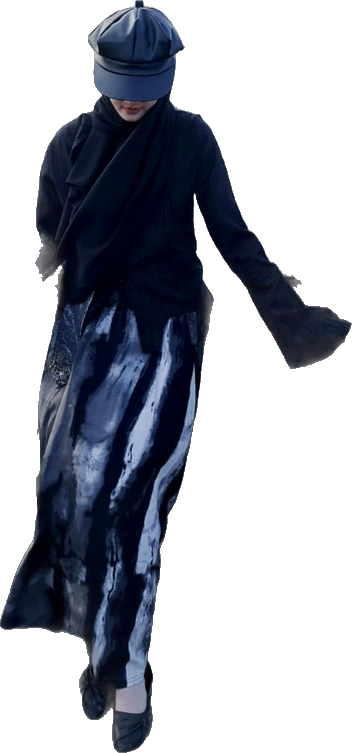
#> input picture cutouts/IMG-20260719-WA0034.png, 352 x 753 px; its folder holds 4 pictures in this run
$ python compose.py
#> lines starting #> are read from the running program, lines starting #| are printed output that depends on the picture
"""Compose the Instagram story collage (1080x1920) from background-removed cutouts.

Style follows contoh.jpeg: dense overlapping cutout collage of the same person,
edge-to-edge on a near-black warm background, no text (text is added in the IG app).
"""
import glob
import os
import random
import sys

from PIL import Image, ImageEnhance, ImageFilter

Image.MAX_IMAGE_PIXELS = None

FOLDER = os.path.dirname(os.path.abspath(__file__))
CUT_DIR = os.path.join(FOLDER, "cutouts")
W, H = 1080, 1920
SEED = int(os.environ.get("SEED", "3"))

files = sorted(glob.glob(os.path.join(CUT_DIR, "*.png")))
if not files:
    print("No cutouts found - run cutout.py first")
    sys.exit(1)

rng = random.Random(SEED)
imgs = [Image.open(f).convert("RGBA") for f in files]
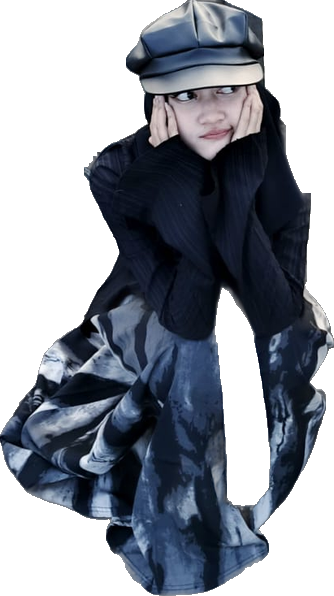
#> input picture cutouts/IMG-20260719-WA0035.png, 334 x 596 px
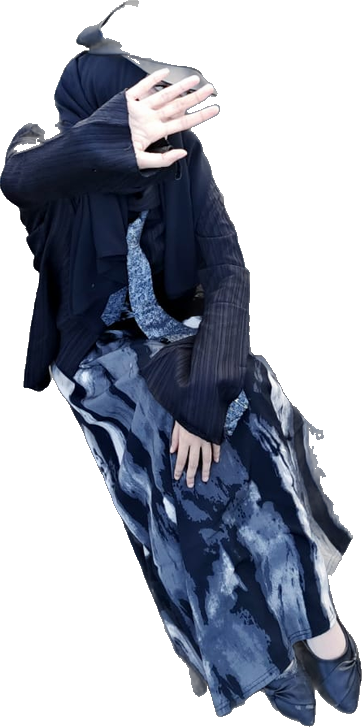
#> input picture cutouts/IMG-20260719-WA0037.png, 362 x 727 px
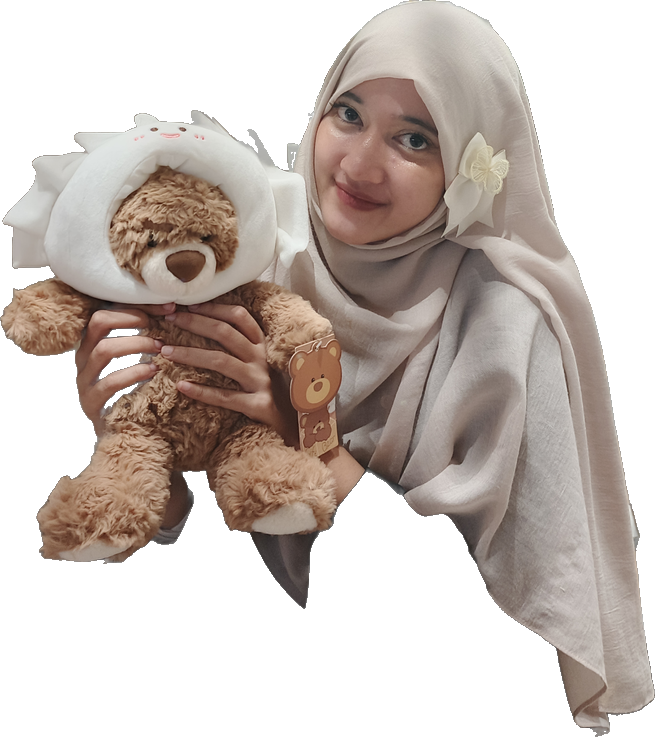
#> input picture cutouts/IMG_20260328_211501_676.png, 655 x 737 px
#> imgs = 4 items
names = [os.path.splitext(os.path.basename(f))[0] for f in files]
idx = list(range(len(imgs)))
#> idx = [0, 1, 2, 3]
rng.shuffle(idx)
imgs = [imgs[i] for i in idx]
names = [names[i] for i in idx]
#> names = ['IMG_20260328_211501_676', 'IMG-20260719-WA0034', 'IMG-20260719-WA0037', 'IMG-20260719-WA0035']


def cover_fit(im, cw, ch):
    """Scale and center-crop so the image fully covers a cw x ch rect."""
    scale = max(cw / im.width, ch / im.height)
    im = im.resize((max(1, round(im.width * scale)), max(1, round(im.height * scale))), Image.LANCZOS)
    x = (im.width - cw) // 2
    y = (im.height - ch) // 2
    return im.crop((x, y, x + cw, y + ch))


# --- backdrop: dimmed original photos so no black background shows ------------
canvas = Image.new("RGB", (W, H), (24, 17, 16))
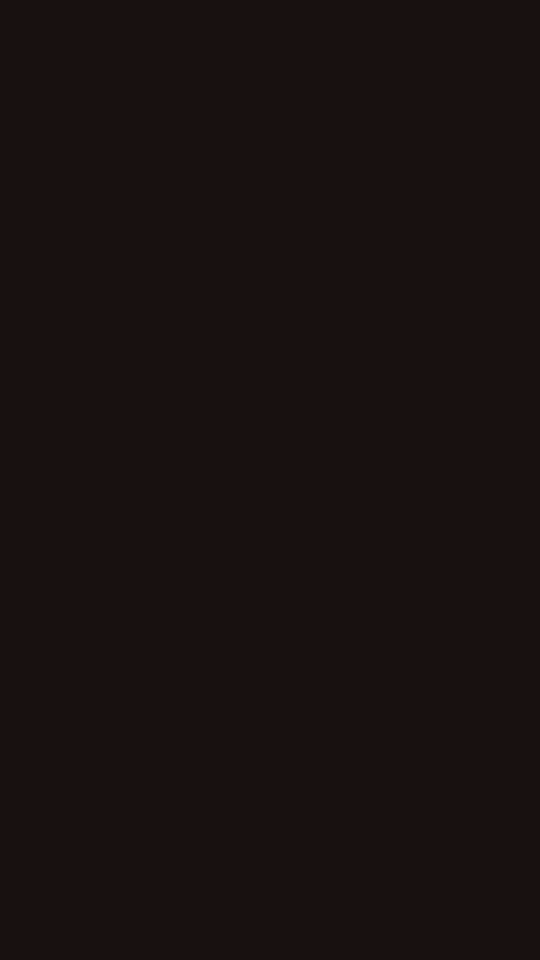
#> canvas: PIL image 1080x1920 RGB (shown at 1/2 size); mean R, G, B 24, 17, 16
originals = sorted(
    f for f in glob.glob(os.path.join(FOLDER, "*.jp*g"))
    if os.path.basename(f).lower() != "contoh.jpeg"
)
rng.shuffle(originals)
cols, rows = 2, 3
cw, ch = W // cols + 60, H // rows + 60  # slight overlap hides seams
backdrop_idx = 0
for r in range(rows):
    for c in range(cols):
        x = c * (cw - 60) + (30 if r % 2 else -30)
        y = r * (ch - 60) - 30
#> (the run stopped early here; a loop or call above may not have finished)
